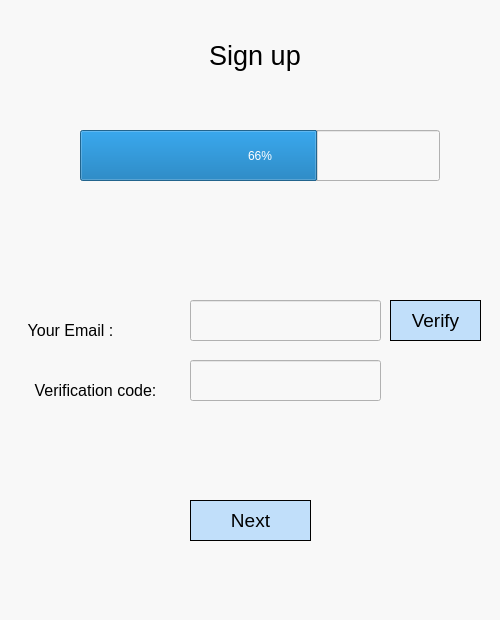
<?xml version="1.0" encoding="UTF-8"?>
<ui version="4.0">
 <class>Dialog</class>
 <widget class="QDialog" name="Dialog">
  <property name="geometry">
   <rect>
    <x>0</x>
    <y>0</y>
    <width>500</width>
    <height>620</height>
   </rect>
  </property>
  <property name="windowTitle">
   <string>Dialog</string>
  </property>
  <property name="styleSheet">
   <string notr="true">background-color: rgb(248, 248, 248);</string>
  </property>
  <widget class="QLabel" name="label">
   <property name="geometry">
    <rect>
     <x>10</x>
     <y>310</y>
     <width>121</width>
     <height>41</height>
    </rect>
   </property>
   <property name="text">
    <string>&lt;html&gt;&lt;head/&gt;&lt;body&gt;&lt;p align=&quot;center&quot;&gt;&lt;span style=&quot; font-size:12pt; color:#000000;&quot;&gt;Your Email :&lt;/span&gt;&lt;/p&gt;&lt;/body&gt;&lt;/html&gt;</string>
   </property>
  </widget>
  <widget class="QLineEdit" name="email">
   <property name="geometry">
    <rect>
     <x>190</x>
     <y>300</y>
     <width>191</width>
     <height>41</height>
    </rect>
   </property>
   <property name="styleSheet">
    <string notr="true">background-color: rgb(198, 198, 198);
background-color: rgb(248, 248, 248);</string>
   </property>
   <property name="text">
    <string/>
   </property>
  </widget>
  <widget class="QLabel" name="label_2">
   <property name="geometry">
    <rect>
     <x>10</x>
     <y>370</y>
     <width>171</width>
     <height>41</height>
    </rect>
   </property>
   <property name="text">
    <string>&lt;html&gt;&lt;head/&gt;&lt;body&gt;&lt;p align=&quot;center&quot;&gt;&lt;span style=&quot; font-size:12pt; color:#000000;&quot;&gt;Verification code:&lt;/span&gt;&lt;/p&gt;&lt;/body&gt;&lt;/html&gt;</string>
   </property>
  </widget>
  <widget class="QLineEdit" name="verification">
   <property name="geometry">
    <rect>
     <x>190</x>
     <y>360</y>
     <width>191</width>
     <height>41</height>
    </rect>
   </property>
   <property name="styleSheet">
    <string notr="true">background-color: rgb(248, 248, 248);</string>
   </property>
   <property name="text">
    <string/>
   </property>
  </widget>
  <widget class="QPushButton" name="nextButton">
   <property name="geometry">
    <rect>
     <x>190</x>
     <y>500</y>
     <width>121</width>
     <height>41</height>
    </rect>
   </property>
   <property name="font">
    <font>
     <pointsize>14</pointsize>
    </font>
   </property>
   <property name="styleSheet">
    <string notr="true">border: 0.5px solid #000000;
background-color: rgb(138, 198, 253,0.5);</string>
   </property>
   <property name="text">
    <string>Next</string>
   </property>
  </widget>
  <widget class="QProgressBar" name="progressBar">
   <property name="geometry">
    <rect>
     <x>80</x>
     <y>130</y>
     <width>360</width>
     <height>51</height>
    </rect>
   </property>
   <property name="value">
    <number>66</number>
   </property>
  </widget>
  <widget class="QLabel" name="label_3">
   <property name="geometry">
    <rect>
     <x>190</x>
     <y>30</y>
     <width>130</width>
     <height>51</height>
    </rect>
   </property>
   <property name="text">
    <string>&lt;html&gt;&lt;head/&gt;&lt;body&gt;&lt;p align=&quot;center&quot;&gt;&lt;span style=&quot; font-size:20pt; color:#000000;&quot;&gt;Sign up&lt;/span&gt;&lt;/p&gt;&lt;/body&gt;&lt;/html&gt;</string>
   </property>
  </widget>
  <widget class="QPushButton" name="verify">
   <property name="geometry">
    <rect>
     <x>390</x>
     <y>300</y>
     <width>91</width>
     <height>41</height>
    </rect>
   </property>
   <property name="font">
    <font>
     <pointsize>14</pointsize>
    </font>
   </property>
   <property name="styleSheet">
    <string notr="true">background-color: rgb(138, 198, 253,0.5);
border: 0.5px solid #000000;</string>
   </property>
   <property name="text">
    <string>Verify</string>
   </property>
  </widget>
 </widget>
 <resources/>
 <connections/>
</ui>
